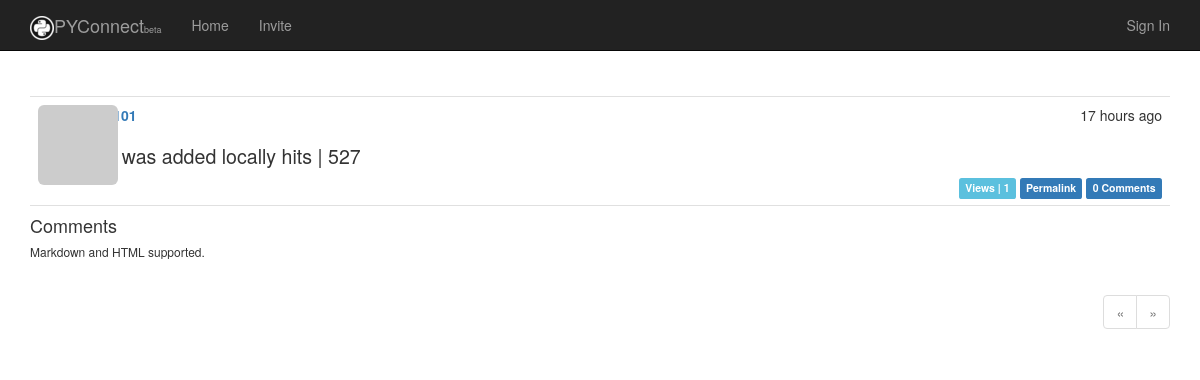
The page /post/113 on the database as committed earlier.
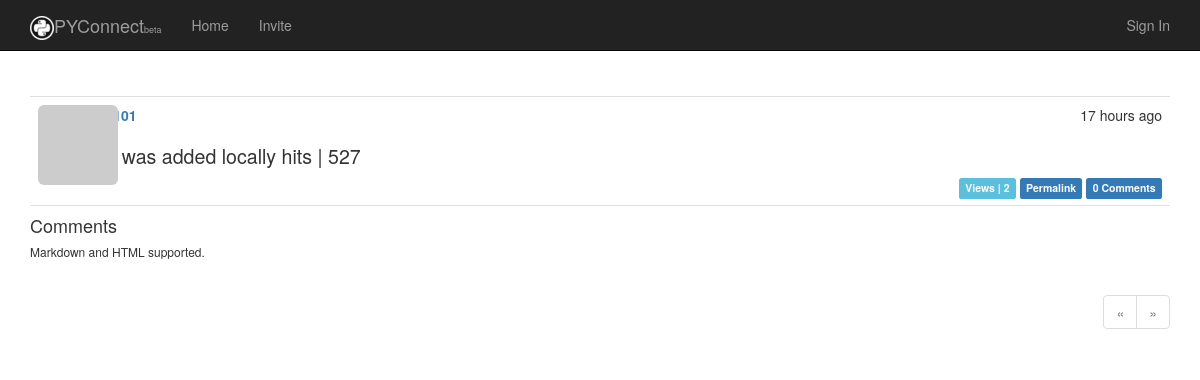
The same page on the database as committed later.
### app/models.py (models this page shows, shortened)
class Post(UserMixin, db.Model):
    __tablename__ = 'posts'
    id = db.Column(db.Integer, primary_key=True)
    body = db.Column(db.Text)
    body_html = db.Column(db.Text)
    timestamp = db.Column(db.DateTime, index=True, default=datetime.utcnow)
    author_id = db.Column(db.Integer, db.ForeignKey('users.id'))
    views = db.Column(db.Integer)
    comments = db.relationship('Comment', backref='post', lazy='dynamic')

### app/main/views.py (the view, shortened to what this page needs)
@main.route('/post/<int:id>', methods=['GET', 'POST'])
def post(id):
    post = Post.query.get_or_404(id)
    if post.views is None:
        post.views = 1
    else:
        post.views = int(post.views) + 1
    form = CommentForm()
    page = request.args.get('page', 1, type=int)
    if page == -1:
        page = (post.comments.count() - 1) / \
            current_app.config['FLASK_COMMENTS_PER_PAGE'] + 1
    pagination = post.comments.order_by(Comment.timestamp.asc()).paginate(
        page, per_page=current_app.config['FLASK_COMMENTS_PER_PAGE'],
        error_out=False)
    comments = pagination.items
    return render_template('post.html', posts=[post], form=form, comments=comments, pagination=pagination, endpoint='.post')

### app/auth/views.py (called while the page is built)
@auth.before_app_request
def before_request():
    if current_user.is_authenticated():
        current_user.ping()
        if not current_user.confirmed and request.endpoint[:5] != 'auth.':
            return redirect(url_for('auth.unconfirmed'))

### app/main/__init__.py (called while the page is built)
@main.app_context_processor
def inject_permission():
    return dict(Permission=Permission)

### app/models.py (called while the page is built)
    def gravatar(self, size=100, default='identicon', rating='g'):
        if request.is_secure:
            url = 'https://secure.gravatar.com/avatar'
        else:
            url = 'http://www.gravatar.com/avatar'
        hash = self.avatar_hash or  hashlib.md5(self.email.encode('utf-8')).hexdigest()
        return '{url}/{hash}?s={size}&d={default}&r={rating}'.format(url=url, size=size, default=default, rating=rating, hash=hash)

    def can(self, permissions):
        return False

    def is_administrator(self):
        return False

### app/templates/post.html (shortened to what this page needs)
{% extends 'base.html' %}
{% import "bootstrap/wtf.html" as wtf %}
{% import '_macros.html' as macros %}
{% block page_content %}
     {% include '_posts.html' %}
<h4 id="comments">Comments</h4>
<h6>Markdown and HTML supported.</h6>
{% if pagination %}
<div class="pagination">
    {{ macros.pagination_widget(pagination, '.post', fragment='#comments', id=posts[0].id) }}
</div>
{% endif %}
{% endblock %}

### app/templates/_posts.html (shortened to what this page needs)
<ul class="posts">
        {% for post in posts %}
            <li class="post">
                <div class="post-thumbnail">
                   <a href="{{ url_for('.user', username=post.author.username) }}">
                <img class="img-rounded profile-thumbnail" src="{{ post.author.gravatar(size=40) }}">
            </a>
                </div>
                <div class="post-content">
                    <div class="post-date">{{ moment(post.timestamp).fromNow() }}</div>
                    <div class="post-author">
                        <a href="{{ url_for('.user', username=post.author.username) }}">
                        </a>
                    </div>
                    <div  class="post-body {% if  endpoint != '.post' %}sample{% endif %}">
                    {% if post.body_html %}
                        {{ post.body_html | safe }}
                    {% else %}
                        {{ post.body | safe }}
                    {% endif %}
                    </div>
                    <div class="post-footer">
                        <span class="label label-info">Views | {{ post.views }}</span>
                        <a href="{{ url_for('.post', id=post.id) }}">
                            <span class="label label-primary">Permalink</span>
                        </a>
                        <a href="{{ url_for('.post', id=post.id) }}#comments">
                            <span class="label label-primary">{{ post.comments.count() }} Comments</span>
                         </a>
                    </div>
                </div>
            </li>
        {%  endfor %}
    </ul>

Rows that differ between the two databases and show on the page:
changed Post "this was added locally hits | 527": views "1" → "2"
